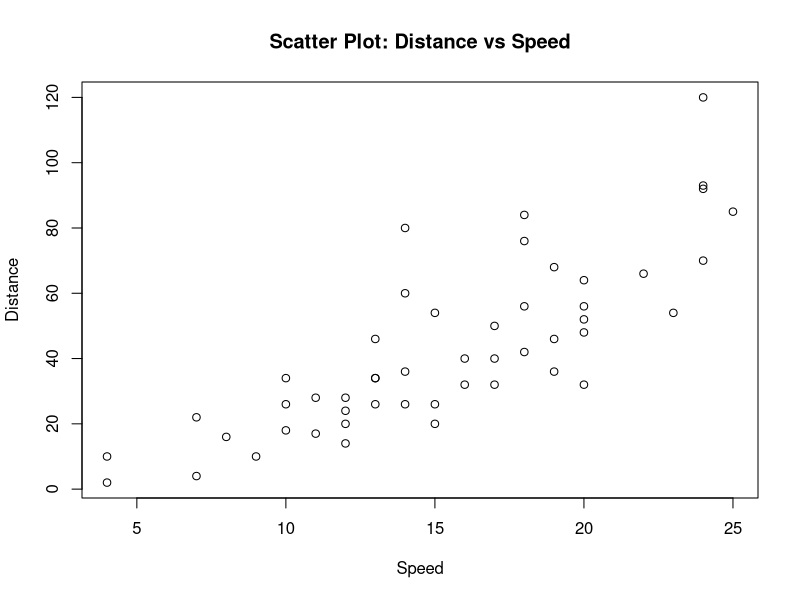
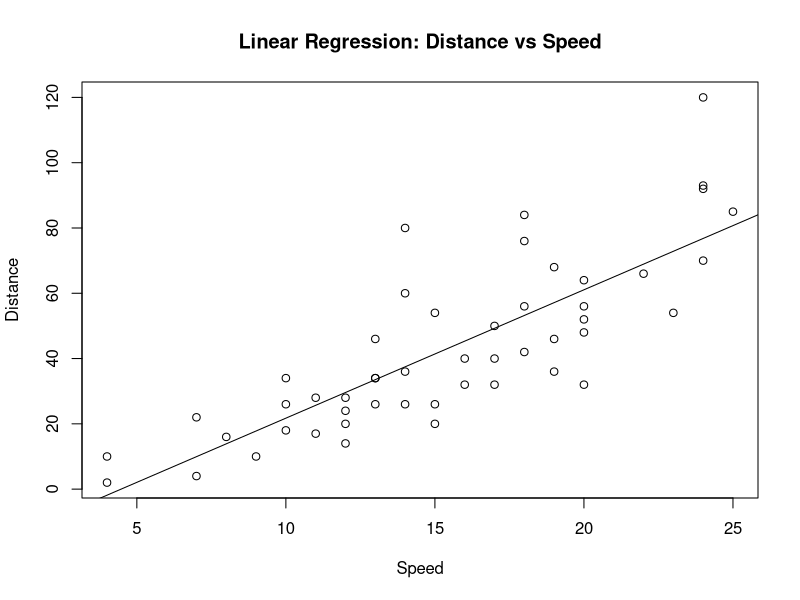
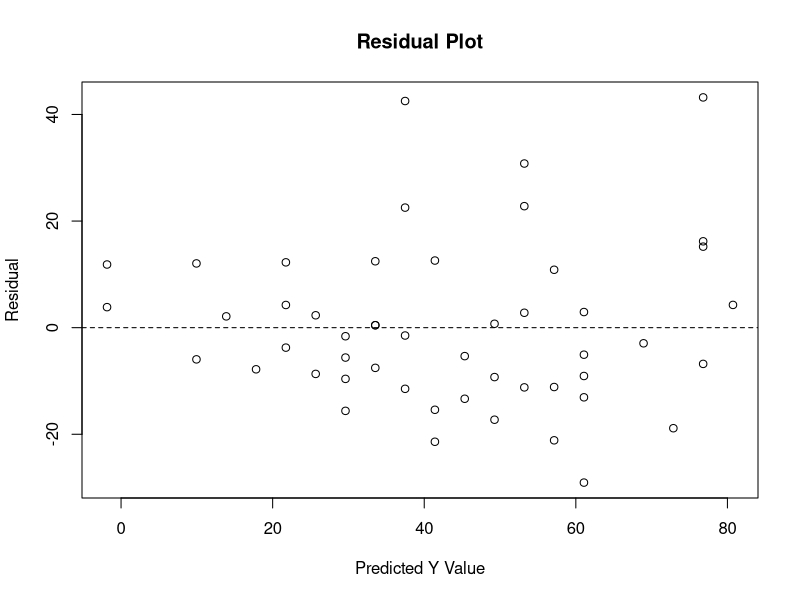
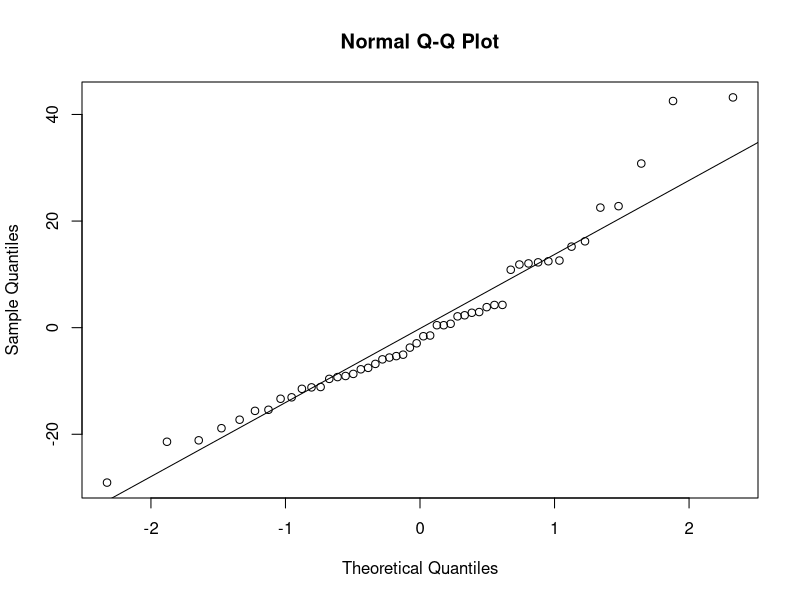
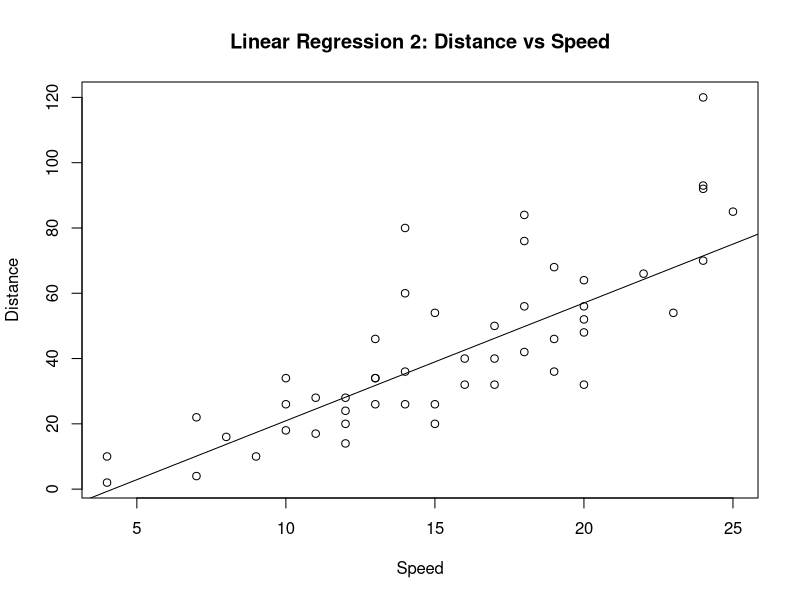
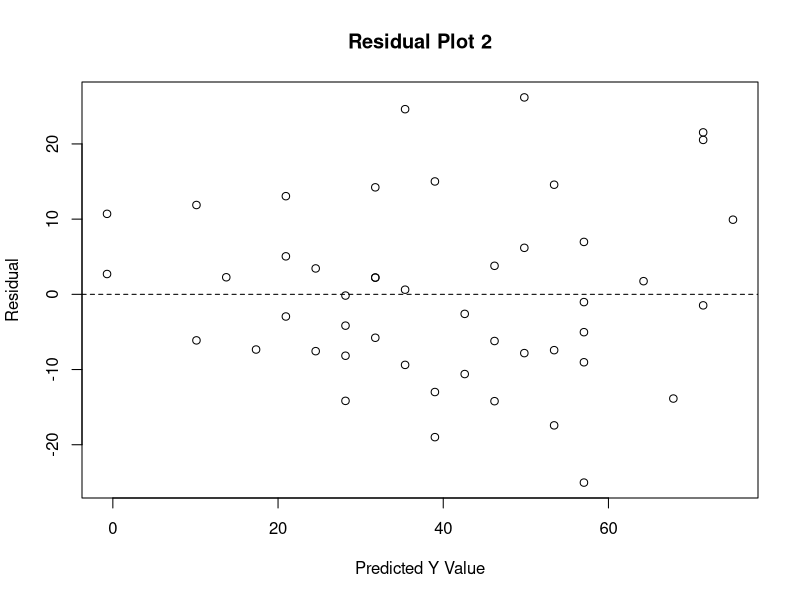
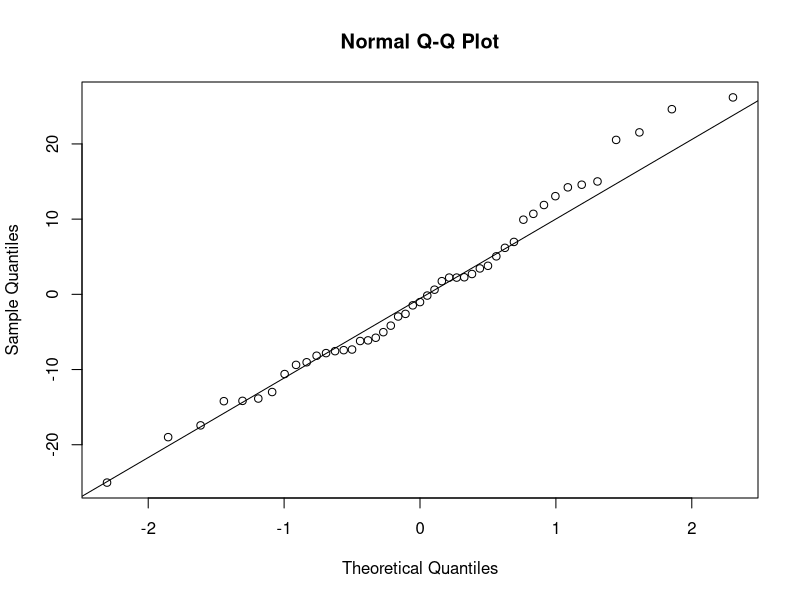

Source code (R) for these figures, in order:
## ---- chunk 1
knitr::opts_chunk$set(echo = TRUE)
## ---- chunk 2
library(tidyverse)


## ---- chunk 3
data <- datasets::cars

data
## ---- chunk 4
plot(data, 
     xlab = 'Speed', 
     ylab = 'Distance', 
     main = 'Scatter Plot: Distance vs Speed')


## ---- chunk 5
data.lm <- lm(dist ~ speed, data)

data.lm

plot(data, 
     xlab = 'Speed', 
     ylab = 'Distance', 
     main = 'Linear Regression: Distance vs Speed')
abline(data.lm)
## ---- chunk 6
summary(data.lm)

## ---- chunk 7
plot(fitted(data.lm), 
     resid(data.lm),
     xlab = 'Predicted Y Value',
     ylab = 'Residual',
     main = 'Residual Plot')
abline(h = 0, lty = 2)
## ---- chunk 8
qqnorm(resid(data.lm))
qqline(resid(data.lm))
## ---- chunk 9
data.mod <- cbind(data, resid = resid(data.lm)) %>% 
  filter(abs(resid) <= 30)

data.mod.lm <- lm(dist ~ speed, data.mod)

summary(data.mod.lm)
## ---- chunk 10
plot(data, 
     xlab = 'Speed', 
     ylab = 'Distance', 
     main = 'Linear Regression 2: Distance vs Speed')
abline(data.mod.lm)

## ---- chunk 11
plot(fitted(data.mod.lm), 
     resid(data.mod.lm),
     xlab = 'Predicted Y Value',
     ylab = 'Residual',
     main = 'Residual Plot 2')
abline(h = 0, lty = 2)
## ---- chunk 12
qqnorm(resid(data.mod.lm))
qqline(resid(data.mod.lm))
